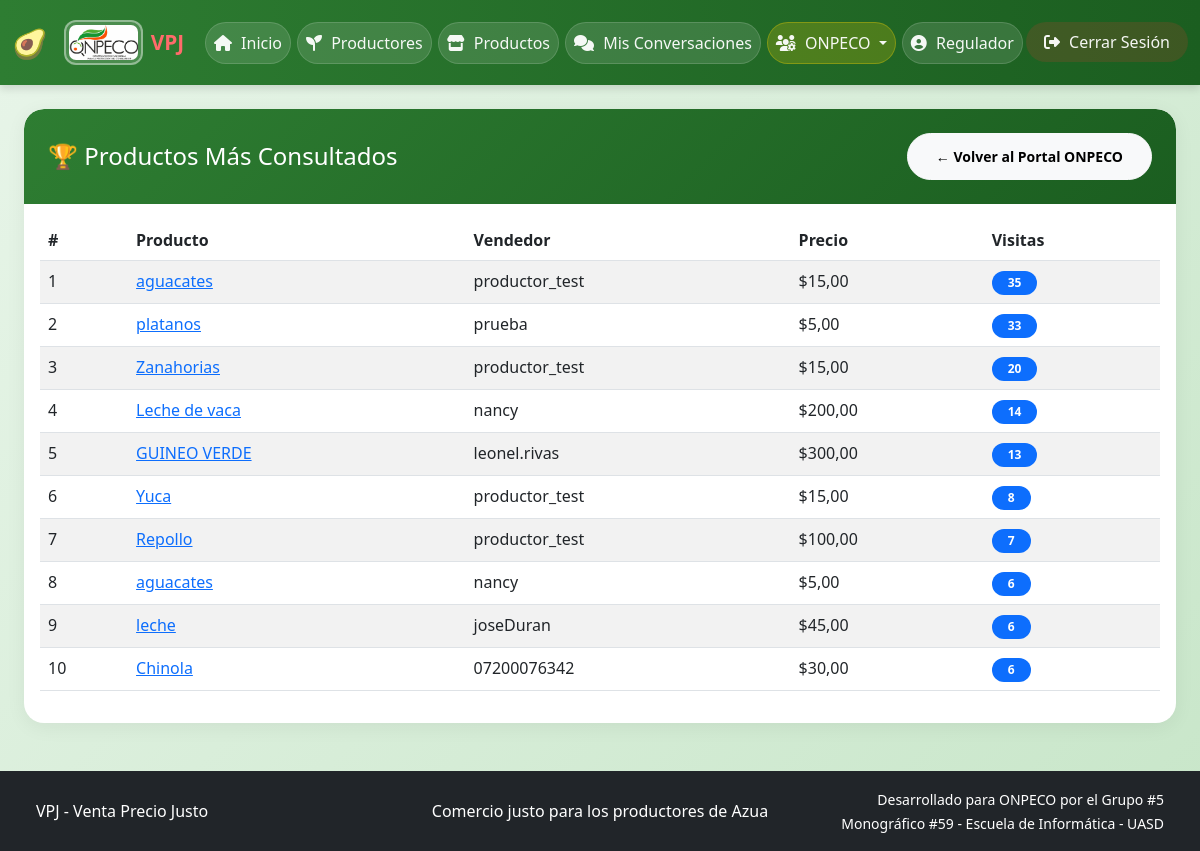
/productos/top-vistos/ (signed in), run on the app's committed database.
### apps/marketplace/models.py (models this page shows, shortened)
class Product(models.Model):
    vendedor = models.ForeignKey(
        settings.AUTH_USER_MODEL,
        on_delete=models.CASCADE,
        related_name='products',
        help_text="Usuario que vende el producto (productor o suplidor)"
    )
    productor_origen = models.ForeignKey(
        settings.AUTH_USER_MODEL,
        on_delete=models.SET_NULL,
        null=True,
        blank=True,
        related_name='productos_origen',
        limit_choices_to={'role': 'productor', 'is_approved': True},
        help_text="Productor original del producto (obligatorio para suplidores)"
    )
    name = models.CharField(
        max_length=100,
        verbose_name='Nombre del producto'
    )
    description = models.TextField(
        blank=True,
        null=True,
        verbose_name='Descripción'
    )
    category = models.CharField(
        max_length=50,
        choices=CATEGORIAS,
        default='frutas',
        verbose_name='Categoría'
    )
    subcategory = models.CharField(
        max_length=50,
        verbose_name='Subcategoría',
        help_text="Subcategoría específica del producto (obligatorio)"
    )
    precio_compra_productor = models.DecimalField(
        max_digits=10,
        decimal_places=2,
        null=True,
        blank=True,
        help_text="Precio al que el suplidor compró al productor (solo para suplidores)"
    )
    price = models.DecimalField(
        max_digits=10,
        decimal_places=2,
        help_text="Precio de venta al consumidor"
    )
    unit = models.CharField(
        max_length=20,
        choices=UNIDADES,
        default='lb',
        verbose_name='Unidad de medida'
    )
    stock = models.PositiveIntegerField(
        default=0,
        verbose_name='Stock disponible'
    )
    stock_minimo = models.PositiveIntegerField(
        default=5,
        help_text="Stock mínimo para activar alerta"
    )
    image = models.ImageField(
        upload_to='products/',
        blank=True,
        null=True,
        help_text="Imagen del producto (opcional)"
    )
    available = models.BooleanField(
        default=True,
        verbose_name='Disponible para venta'
    )
    view_count = models.IntegerField(
        default=0,
        help_text="Número de veces que se ha visto este producto"
    )
    created_at = models.DateTimeField(
        auto_now_add=True,
        help_text="Fecha y hora de creación del producto"
    )
    updated_at = models.DateTimeField(
        auto_now=True,
        help_text="Fecha y hora de última actualización"
    )
    class Meta:
        ordering = ['-created_at']
        verbose_name = 'Producto'
        verbose_name_plural = 'Productos'

### apps/users/models.py (models this page shows, shortened)
class User(AbstractUser):
    ROLES = (
        ('productor', 'Productor'),
        ('consumidor', 'Consumidor'),
        ('suplidor', 'Suplidor'),
        ('regulador', 'Regulador'),
        ('acopio', 'Centro de Acopio'),
    )
    NIVELES_REPUTACION = (
        ('excelente', '🌟 Excelente - Productor ejemplar'),
        ('bueno', '👍 Bueno - Cumple con lo pactado'),
        ('regular', '⚠️ Regular - Presenta quejas ocasionales'),
        ('malo', '👎 Malo - Múltiples quejas justificadas'),
        ('critico', '🚨 Crítico - Riesgo para consumidores'),
    )
    role = models.CharField(
        max_length=20,
        choices=ROLES,
        default='consumidor',
        help_text="Rol del usuario en el sistema VPJ"
    )
    phone = models.CharField(
        max_length=15,
        blank=True,
        null=True,
        help_text="Número de teléfono del usuario"
    )
    address = models.TextField(
        blank=True,
        null=True,
        help_text="Dirección física del usuario o negocio"
    )
    business_name = models.CharField(
        max_length=100,
        blank=True,
        null=True,
        help_text="Nombre del negocio o finca (para productores/suplidores)"
    )
    is_approved = models.BooleanField(
        default=False,
        help_text="Indica si el productor/suplidor ha sido aprobado por ONPECO"
    )
    is_profile_public = models.BooleanField(
        default=True,
        help_text="Si es True, el perfil público es visible para todos. Si es False, solo el productor y ONPECO pueden verlo."
    )
    reputacion_actual = models.CharField(
        max_length=20,
        choices=NIVELES_REPUTACION,
        default='bueno',
        blank=True,
        null=True,
        help_text="Nivel de reputación asignado por ONPECO"
    )
    must_change_password = models.BooleanField(
        default=False,
        help_text="Indica si el usuario debe cambiar su contraseña al iniciar sesión (contraseña temporal)"
    )

### apps/marketplace/views.py (the view)
# urls.py: path('top-vistos/', views.productos_mas_vistos, name='productos_mas_vistos'),
@onpeco_required
def productos_mas_vistos(request):
    productos_top = Product.objects.filter(available=True).order_by('-view_count')[:10]
    return render(request, 'marketplace/productos_mas_vistos.html', {'productos_top': productos_top})

### apps/chat/context_processors.py (called while the page is built)
def chat_notifications(request):
    if request.user.is_authenticated:
        unread_count = ChatMessage.get_unread_count_for_user(request.user)
        return {
            'chat_unread_count': unread_count,
        }
    return {
        'chat_unread_count': 0,
    }

### apps/chat/models.py (called while the page is built)
    @classmethod
    def get_unread_count_for_user(cls, user):
        return cls.objects.filter(
            room__productor=user,
            is_read=False
        ).exclude(sender=user).count() + cls.objects.filter(
            room__consumidor=user,
            is_read=False
        ).exclude(sender=user).count()

### apps/complaints/views.py (called while the page is built)
def onpeco_required(view_func):
    @wraps(view_func)
    def wrapper(request, *args, **kwargs):
        if request.user.is_authenticated:
            if request.user.username == 'centro_acopio' or getattr(request.user, 'role', '') == 'acopio':
                return HttpResponseForbidden("El Centro de Acopio no tiene acceso a esta sección.")
            if request.user.is_staff or getattr(request.user, 'role', '') == 'regulador':
                return view_func(request, *args, **kwargs)
        return HttpResponseForbidden("No tienes permiso para acceder")
    return wrapper

### apps/marketplace/templates/marketplace/productos_mas_vistos.html
{% extends 'base/base.html' %}
{% block content %}
<div class="container mt-4">
    <div class="card">
        <div class="card-header bg-success text-white">
            <div class="d-flex justify-content-between align-items-center">
                <h4 class="mb-0">🏆 Productos Más Consultados</h4>
                <a href="{% url 'complaints:portal_onpeco' %}" class="btn btn-light btn-sm">
                    ← Volver al Portal ONPECO
                </a>
            </div>
        </div>
        <div class="card-body">
            {% if productos_top %}
            <table class="table table-striped">
                <thead>
                    <tr>
                        <th>#</th>
                        <th>Producto</th>
                        <th>Vendedor</th>
                        <th>Precio</th>
                        <th>Visitas</th>
                    </tr>
                </thead>
                <tbody>
                    {% for producto in productos_top %}
                    <tr>
                        <td>{{ forloop.counter }}</td>
                        <td>
                            <a href="{% url 'marketplace:detalle_producto' producto.id %}">
                                {{ producto.name }}
                            </a>
                        </td>
                        <td>{{ producto.vendedor.username }}</td>
                        <td>${{ producto.price }}</td>
                        <td>
                            <span class="badge bg-primary">{{ producto.view_count }}</span>
                        </td>
                    </tr>
                    {% endfor %}
                </tbody>
            </table>
            {% else %}
            <div class="alert alert-info">
                No hay datos aún. Las visitas a productos se están registrando.
            </div>
            {% endif %}
        </div>
    </div>
</div>
{% endblock %}

### static/css/style.css (style rules this page uses)
:root { --color-primary: #2e7d32; --color-primary-dark: #1b5e20; --color-primary-light: #4caf50; --color-secondary: #ff9800; --color-success: #4caf50; --color-danger: #f44336; --color-warning: #ffc107; --color-info: #2196f3; --color-white: #ffffff; --color-gray-100: #f5f5f5; --color-gray-200: #eeeeee; --color-gray-300: #e0e0e0; --color-gray-400: #bdbdbd; --color-gray-500: #9e9e9e; --color-gray-600: #757575; --color-gray-700: #616161; --color-gray-800: #424242; --color-gray-900: #212121; --shadow-sm: 0 2px 4px rgba(0,0,0,0.1); --shadow-md: 0 4px 8px rgba(0,0,0,0.12); --shadow-lg: 0 8px 16px rgba(0,0,0,0.15); --border-radius: 12px; --border-radius-sm: 8px; }
* { margin: 0; padding: 0; box-sizing: border-box; }
body { font-family: 'Segoe UI', Tahoma, Geneva, Verdana, sans-serif; background: linear-gradient(135deg, #e8f5e9 0%, #c8e6c9 100%); min-height: 100vh; color: var(--color-gray-900); }
.container { max-width: 1200px; margin: 0 auto; }
.card { border: none; border-radius: var(--border-radius); box-shadow: var(--shadow-lg); overflow: hidden; background: var(--color-white); }
.card-header { background: linear-gradient(90deg, var(--color-primary) 0%, var(--color-primary-dark) 100%); color: var(--color-white); padding: 1.5rem; border: none; }

### templates/base/base.html (style rules this page uses)
.card .btn { border-radius: 30px; padding: 12px 28px; font-weight: 600; transition: all 0.3s ease; }
.card { border-radius: 20px; border: none; box-shadow: 0 4px 20px rgba(0, 0, 0, 0.06); transition: all 0.3s ease; }
.card-header { border-radius: 20px 20px 0 0 !important; background: linear-gradient(135deg, #2e7d32, #1b5e20) !important; }
.badge { border-radius: 30px; padding: 6px 16px; }

### data on the page
Product: name "aguacates", vendedor.username "productor_test", price "15,00", view_count "35"
Product: name "platanos", vendedor.username "prueba", price "5,00", view_count "33"
Product: name "Zanahorias", vendedor.username "productor_test", price "15,00", view_count "20"
Product: name "Leche de vaca", vendedor.username "nancy", price "200,00", view_count "14"
Product: name "GUINEO VERDE", vendedor.username "leonel.rivas", price "300,00", view_count "13"
Product: name "Yuca", vendedor.username "productor_test", price "15,00", view_count "8"
Product: name "Repollo", vendedor.username "productor_test", price "100,00", view_count "7"
Product: name "aguacates", vendedor.username "nancy", price "5,00", view_count "6"
Product: name "leche", vendedor.username "joseDuran", price "45,00", view_count "6"
Product: name "Chinola", vendedor.username "07200076342", price "30,00", view_count "6"
